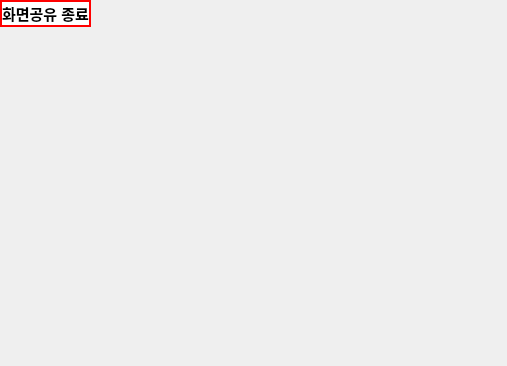
<?xml version="1.0" encoding="UTF-8"?>
<ui version="4.0">
 <class>Form</class>
 <widget class="QWidget" name="Form">
  <property name="geometry">
   <rect>
    <x>0</x>
    <y>0</y>
    <width>507</width>
    <height>366</height>
   </rect>
  </property>
  <property name="windowTitle">
   <string>Form</string>
  </property>
  <layout class="QGridLayout" name="gridLayout_2">
   <property name="leftMargin">
    <number>0</number>
   </property>
   <property name="topMargin">
    <number>0</number>
   </property>
   <property name="rightMargin">
    <number>0</number>
   </property>
   <property name="bottomMargin">
    <number>0</number>
   </property>
   <item row="0" column="0">
    <layout class="QGridLayout" name="gridLayout">
     <item row="0" column="0">
      <widget class="QPushButton" name="screenShareQuitButton">
       <property name="enabled">
        <bool>true</bool>
       </property>
       <property name="sizePolicy">
        <sizepolicy hsizetype="Fixed" vsizetype="Fixed">
         <horstretch>0</horstretch>
         <verstretch>0</verstretch>
        </sizepolicy>
       </property>
       <property name="minimumSize">
        <size>
         <width>0</width>
         <height>0</height>
        </size>
       </property>
       <property name="font">
        <font>
         <family>Arial</family>
         <pointsize>11</pointsize>
         <weight>75</weight>
         <bold>true</bold>
        </font>
       </property>
       <property name="contextMenuPolicy">
        <enum>Qt::ActionsContextMenu</enum>
       </property>
       <property name="autoFillBackground">
        <bool>false</bool>
       </property>
       <property name="styleSheet">
        <string notr="true">border: 2px solid red;
background: rgb(255, 255, 255);</string>
       </property>
       <property name="text">
        <string>화면공유 종료</string>
       </property>
       <property name="iconSize">
        <size>
         <width>16</width>
         <height>16</height>
        </size>
       </property>
      </widget>
     </item>
     <item row="0" column="1">
      <spacer name="horizontalSpacer">
       <property name="orientation">
        <enum>Qt::Horizontal</enum>
       </property>
       <property name="sizeHint" stdset="0">
        <size>
         <width>40</width>
         <height>20</height>
        </size>
       </property>
      </spacer>
     </item>
     <item row="1" column="0" colspan="2">
      <widget class="QLabel" name="screen">
       <property name="autoFillBackground">
        <bool>true</bool>
       </property>
       <property name="text">
        <string/>
       </property>
       <property name="pixmap">
        <pixmap>../../Pictures/Screenshots/스크린샷 2023-06-13 230425.png</pixmap>
       </property>
       <property name="scaledContents">
        <bool>true</bool>
       </property>
       <property name="alignment">
        <set>Qt::AlignCenter</set>
       </property>
      </widget>
     </item>
    </layout>
   </item>
  </layout>
 </widget>
 <resources/>
 <connections/>
</ui>
